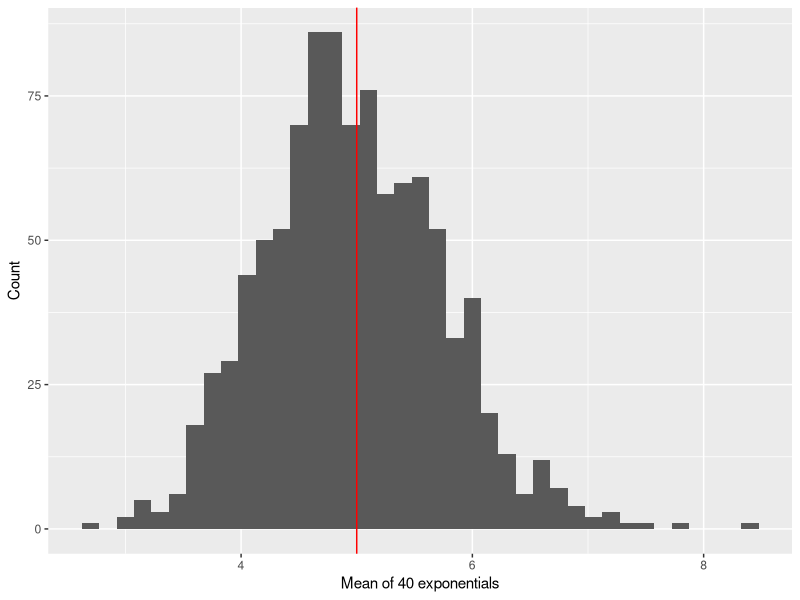
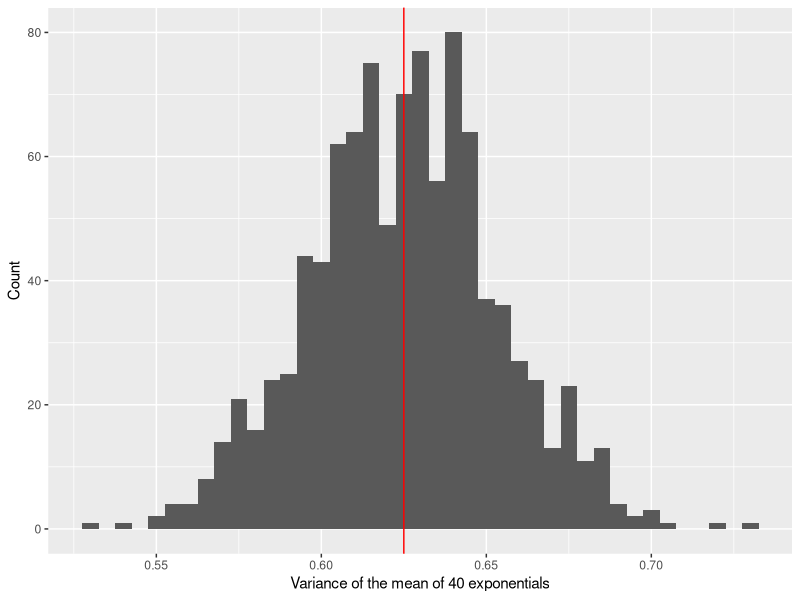
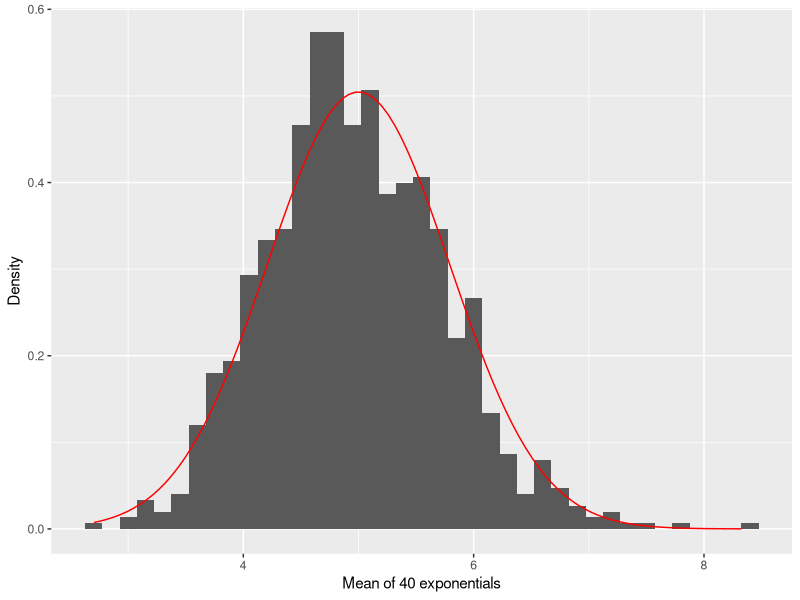

Reproduce these figures in R, in order.
## ---- chunk 1
set.seed(12345)

library("ggplot2")
## ---- chunk 2
mean_sample <- replicate(1000, mean(rexp(40, rate = 0.2)))
## ---- chunk 3
mean(mean_sample)
## ---- chunk 4
data <- data.frame(x = mean_sample)
ggplot(data, aes(x = x)) +
    geom_histogram(binwidth = 0.15) +
    geom_vline(xintercept = 5, colour = "red") +
    xlab("Mean of 40 exponentials") +
    ylab("Count")
## ---- chunk 5
var(mean_sample)
## ---- chunk 6
var_sample <- replicate(1000, var(replicate(1000, mean(rexp(40, rate = 0.2)))))

data <- data.frame(x = var_sample)
ggplot(data, aes(x = x)) +
    geom_histogram(binwidth = 0.005) +
    geom_vline(xintercept = 0.625, colour = "red") +
    xlab("Variance of the mean of 40 exponentials") +
    ylab("Count")
## ---- chunk 7
data <- data.frame(x = mean_sample)

normal_data = data.frame(x = seq(min(mean_sample), max(mean_sample), length = 100))
normal_data$density = dnorm(normal_data$x, mean = 5, sd = sqrt(0.625))

ggplot(data, aes(x = x, y = ..density..)) +
    geom_histogram(binwidth = 0.15) +
    geom_line(aes(x = x, y = density), data = normal_data, colour = "red") +
    xlab("Mean of 40 exponentials") +
    ylab("Density")
